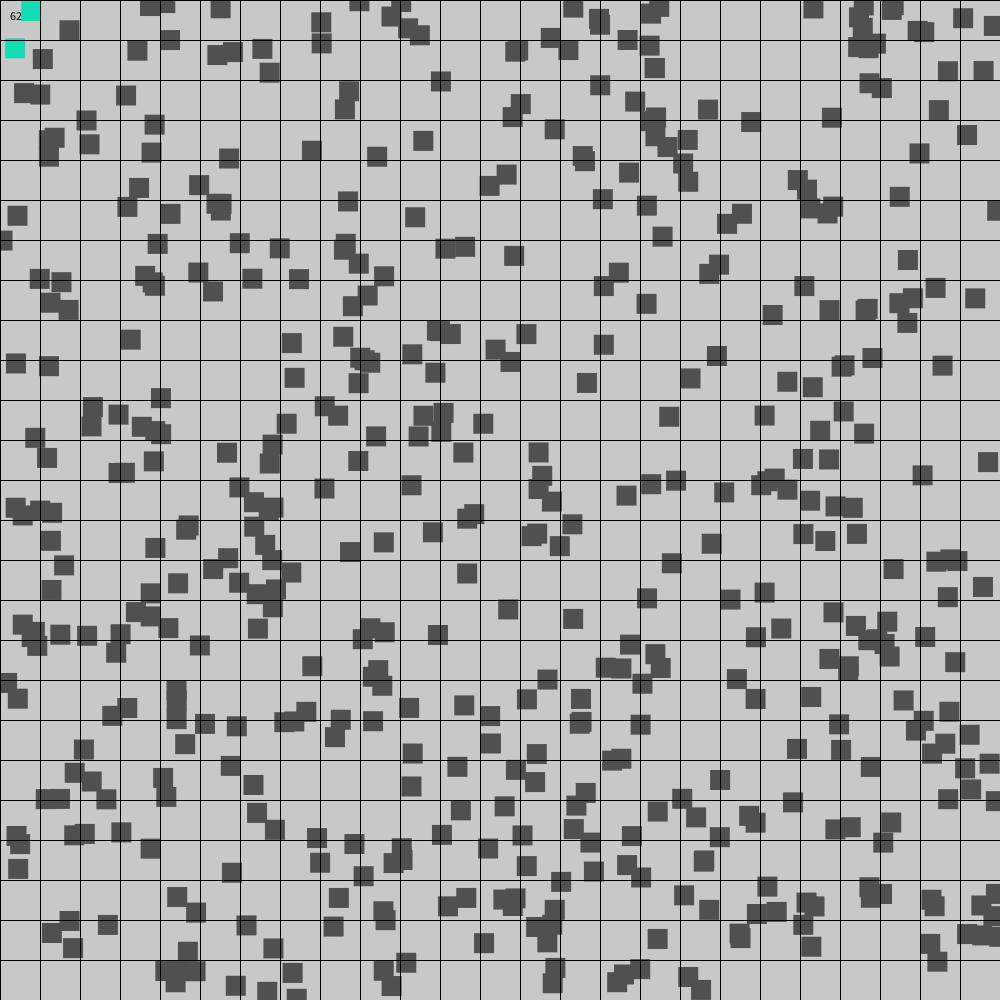
Frame 1 (no input)
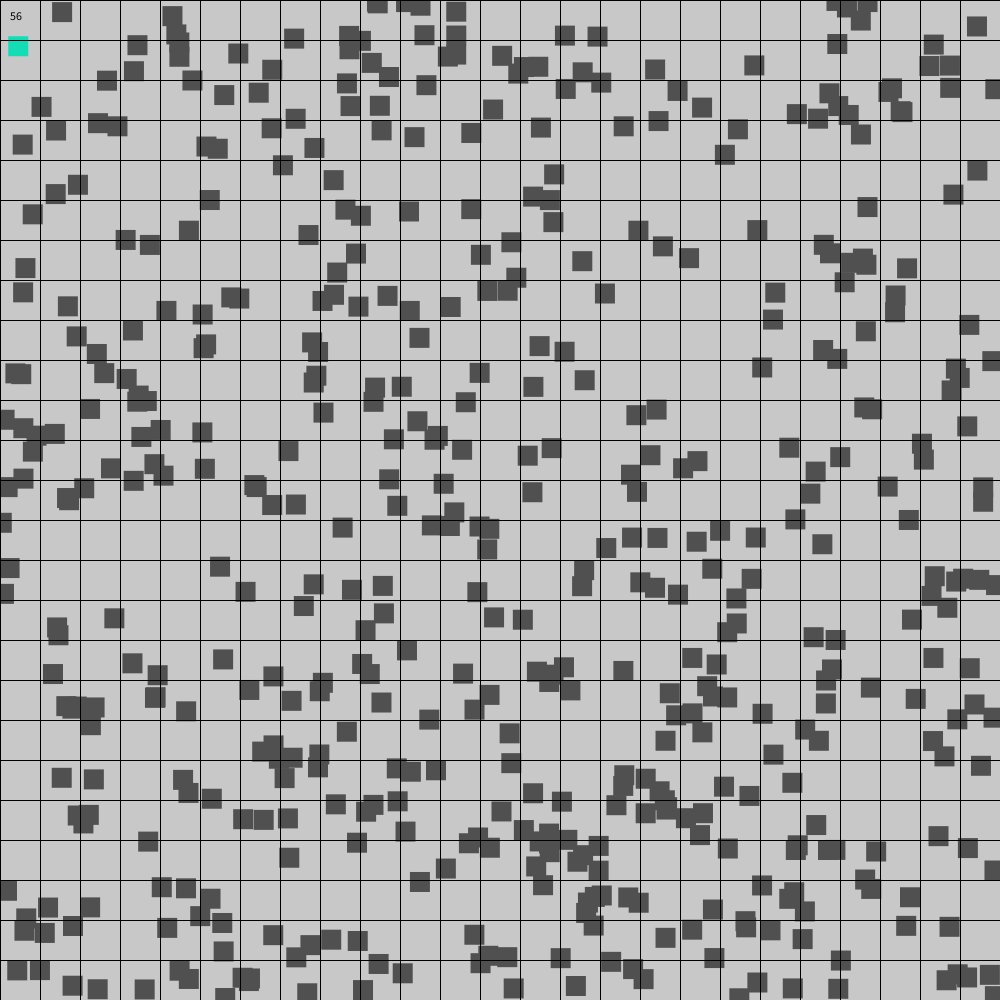
Frame 60 (the mouse pressed at the canvas centre just before this capture)
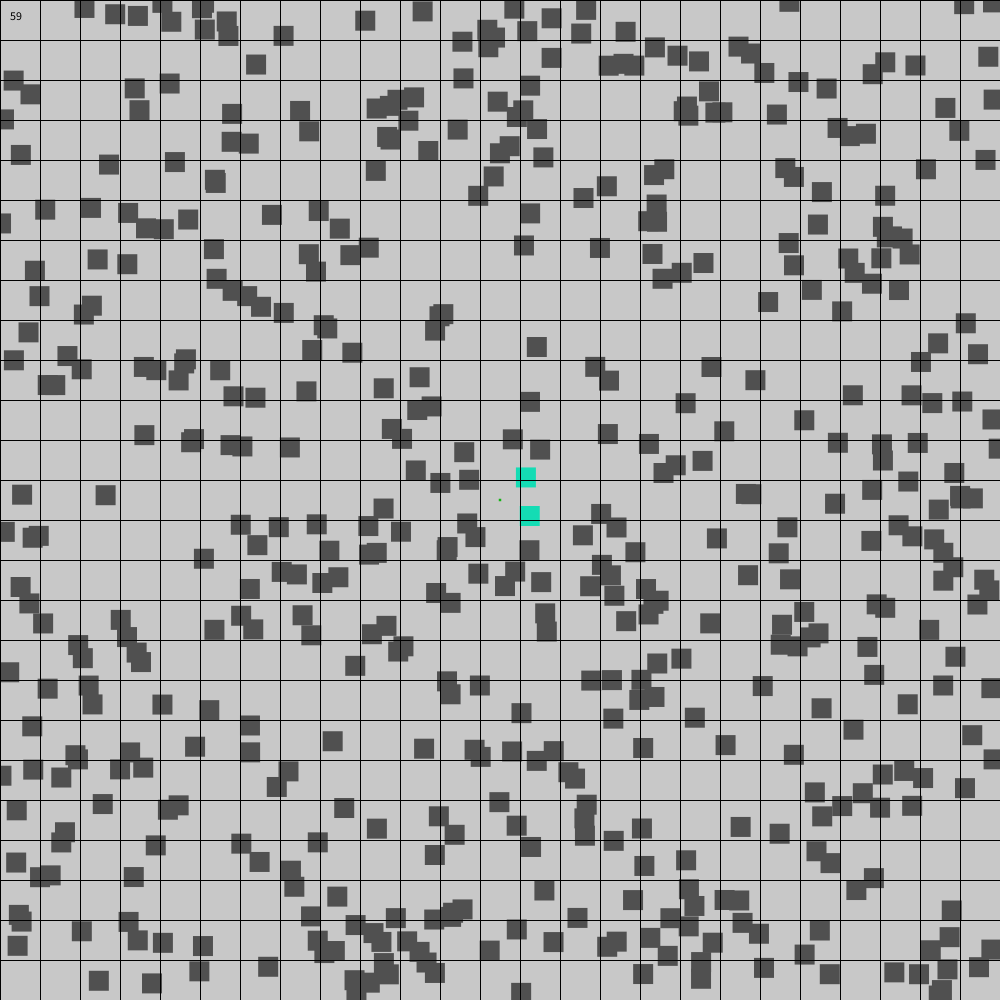
Frame 120 (the mouse held since frame 60 and released just before this capture)

The Processing sketch that drew these frames (run headless with seeded random() and noise(); from frame 60 on, the mouse is pressed at the canvas centre):

// Processing sketch: spatial_hash
// ── spatial_hash.pde

// Object that belongs on a grid
class GridObject {
  float x, y, xVel, yVel;
  float w, h;
  color c;
  GridObject(float x, float y) {
    this(x, y, 10, 10);
  }
  GridObject(float x, float y, float w, float h) {
    this.x = x;
    this.y = y;
    this.w = w;
    this.h = h;
    this.xVel = 0;
    this.yVel = 0;
    this.c = color(80, 80, 80);
  }
  void display() {
    rectMode(CENTER);
    noStroke();
    fill(c);
    rect(x, y, w, h);
  }
}

// Stores x y coords
class Point {
  float x, y;
  Point(float x, float y) {
    this.x = x;
    this.y = y;
  }
}

// Determines if a rectangular object is in another rectangular object
boolean in(GridObject obj1, GridObject obj2) {
  return in(obj1.x-obj1.w/2, obj1.x+obj1.w/2, obj1.y-obj1.h/2, obj1.y+obj1.h/2, 
    obj2.x-obj2.w/2, obj2.x+obj2.w/2, obj2.y+obj2.h/2, obj2.y+obj2.h/2);
}
boolean in(GridObject obj, float x1, float x2, float y1, float y2) {
  return in(obj.x - obj.w/2, obj.x+obj.w/2, obj.y-obj.h/2, obj.y+obj.h/2, x1, x2, y1, y2);
}
boolean in(float Ax1, float Ax2, float Ay1, float Ay2, float Bx1, float Bx2, float By1, float By2) {

  return (in(Ax1, Ax2, Bx1) || in(Ax1, Ax2, Bx2)) &&
    (in(Ay1, Ay2, By1) || in(Ay1, Ay2, By2));
}

// Determines if a point is in a rectangular object
boolean in(GridObject obj, float x, float y) {
  return in(obj.x - obj.w/2, obj.x + obj.w/2, obj.y - obj.h/2, obj.y + obj.h/2, x, y);
}
boolean in(float x1, float x2, float y1, float y2, float x, float y) {
  return x >= x1 && x <= x2 && y >= y1 && y <= y2;
}

// Determines if a point is on a line (can be x or y)
boolean in(float first, float second, float point) {
  return point >= first && point <= second;
}

// Determines if a rectangle is in a rectangle and vice versa
boolean eitherIn(float Ax1, float Ax2, float Ay1, float Ay2, float Bx1, float Bx2, float By1, float By2) {
  return in(Ax1, Ax2, Ay1, Ay2, Bx1, Bx2, By1, By2) || in(Bx1, Bx2, By1, By2, Ax1, Ax2, Ay1, Ay2);
}

class SpatialHash {
  float cellSize;
  HashMap<String, ArrayList<GridObject>> bucket;
  SpatialHash(float cellSize) {
    this.cellSize = cellSize;
    bucket = new HashMap<String, ArrayList<GridObject>>();
  }
  ArrayList<GridObject> getPossibleCollisions(GridObject obj) {
    ArrayList<GridObject> result = getPossibleCollisions(obj.x-obj.w/2, obj.x+obj.w/2, obj.y-obj.h/2, obj.y+obj.h/2);
    for (GridObject o : result) {
      if (o == obj) {
        result.remove(o);
        break;
      }
    }
    return result;
  }
  ArrayList<GridObject> getPossibleCollisions(float x1, float x2, float y1, float y2) {
    ArrayList<GridObject> result = new ArrayList<GridObject>();
    float cellMinX = (float)Math.floor(x1/cellSize) * cellSize;
    float cellMaxX = (float)Math.floor(x2/cellSize) * cellSize;
    float cellMinY = (float)Math.floor(y1/cellSize) * cellSize;
    float cellMaxY = (float)Math.floor(y2/cellSize) * cellSize;
    for (float i = cellMinX; i <= cellMaxX; i += cellSize) {
      for (float j = cellMinY; j <= cellMaxY; j += cellSize) {
        ArrayList<GridObject> b = bucket.get(i + "," + j);
        if (b == null) continue;
        for (GridObject obj : b) {
          if (!result.contains(obj)) result.add(obj);
        }
      }
    }
    return result;
  }
  void insert(GridObject obj) {
    float minX = obj.x-obj.w/2;
    float minY = obj.y-obj.h/2;
    float maxX = obj.x+obj.w/2;
    float maxY = obj.y+obj.h/2;
    float cellMinX = (float)Math.floor(minX/cellSize) * cellSize;
    float cellMaxX = (float)Math.floor(maxX/cellSize) * cellSize;
    float cellMinY = (float)Math.floor(minY/cellSize) * cellSize;
    float cellMaxY = (float)Math.floor(maxY/cellSize) * cellSize;
    for (float i = cellMinX; i <= cellMaxX; i += cellSize) {
      for (float j = cellMinY; j <= cellMaxY; j += cellSize) {
        if (eitherIn(minX, maxX, minY, maxY, i, i+cellSize, j, j+cellSize))
          insertToBucket(i+","+j, obj);
      }
    }
  }
  
  void insertToBucket(String k, GridObject obj) {
    ArrayList<GridObject> b = bucket.get(k);
    if (b == null) {
      bucket.put(k, new ArrayList<GridObject>());
      b = bucket.get(k);
    }
    if (!b.contains(obj)) b.add(obj);
  }
  
  void display() {
    stroke(0);
    for (int i = 0; i < width; i += cellSize) {
      line(i, 0, i, height);
    }
    for (int i = 0; i < height; i += cellSize) {
      line(0, i, width, i);
    }
    
  }
  String toString() {
    return bucket.toString();
  }
}


boolean displaySH = true;
boolean displayFPS = true;
boolean displayMouseBox = true;
boolean displayObjects = true;

int x0 = 500;
ArrayList<GridObject> objs;
float mbWidth = 2.5;
float mbHeight = 2.5;
float objSize = 20;
float deltaT = 30;
SpatialHash sh;
void setup() {
  size(1000, 1000);
  objs = new ArrayList<GridObject>();
  sh = new SpatialHash(width/10);
  for (int i = 0; i < x0; ++i) {
    GridObject o = new GridObject((float)Math.random() * width, (float)Math.random() * height, objSize, objSize);
    stepObject(o);
    objs.add(o);
  }
  println(width/25, objSize*((float)width/(float)objs.size()));
}

void draw() {
  //sh = new SpatialHash(width/10);
  sh = new SpatialHash(Math.max(width/25, objSize*((float)width/objs.size())));
  
  background(200);
  for (GridObject obj : objs) {
    obj.c = color(80, 80, 80);
    stepObject(obj);
    sh.insert(obj);
  }
  ArrayList<GridObject> pcObjs = sh.getPossibleCollisions(mouseX - mbWidth/2, mouseX + mbWidth/2, mouseY - mbHeight/2, mouseY + mbHeight/2);
  for (GridObject o : pcObjs) {
    o.c = color(20, 220, 180);
    if (eitherIn(mouseX - mbWidth/2, mouseX + mbWidth/2, mouseY - mbHeight/2, mouseY + mbHeight/2,o.x-o.w/2, o.x+o.w/2, o.y-o.h/2, o.y+o.h/2))
      o.c = color(180, 20, 20);
  }
  if (displayObjects)
    for (GridObject obj : objs) obj.display();
  if (displayMouseBox) {
    rectMode(CENTER);
    fill(20, 180, 20);
    rect(mouseX, mouseY, mbWidth, mbHeight);
  }
  if (displaySH) sh.display();
  if (displayFPS) {
    rectMode(CORNER);
    fill(0);
    text((int)frameRate, 10, 20);
  }
}

void stepObject(GridObject obj) {
  if (frameCount % deltaT == 0) {
    obj.xVel = (float)Math.random() * 3 + 2;
    obj.yVel = (float)Math.random() * 3 + 2;
    if (Math.random() < .5) obj.xVel *= -1;
    if (Math.random() < .5) obj.yVel *= -1;
  }
  obj.x += obj.xVel;
  obj.y += obj.yVel;
  if (obj.x > width) obj.x -= width;
  if (obj.x < 0) obj.x += width;
  if (obj.y > height) obj.y -= height;
  if (obj.y < 0) obj.y += height;
}
